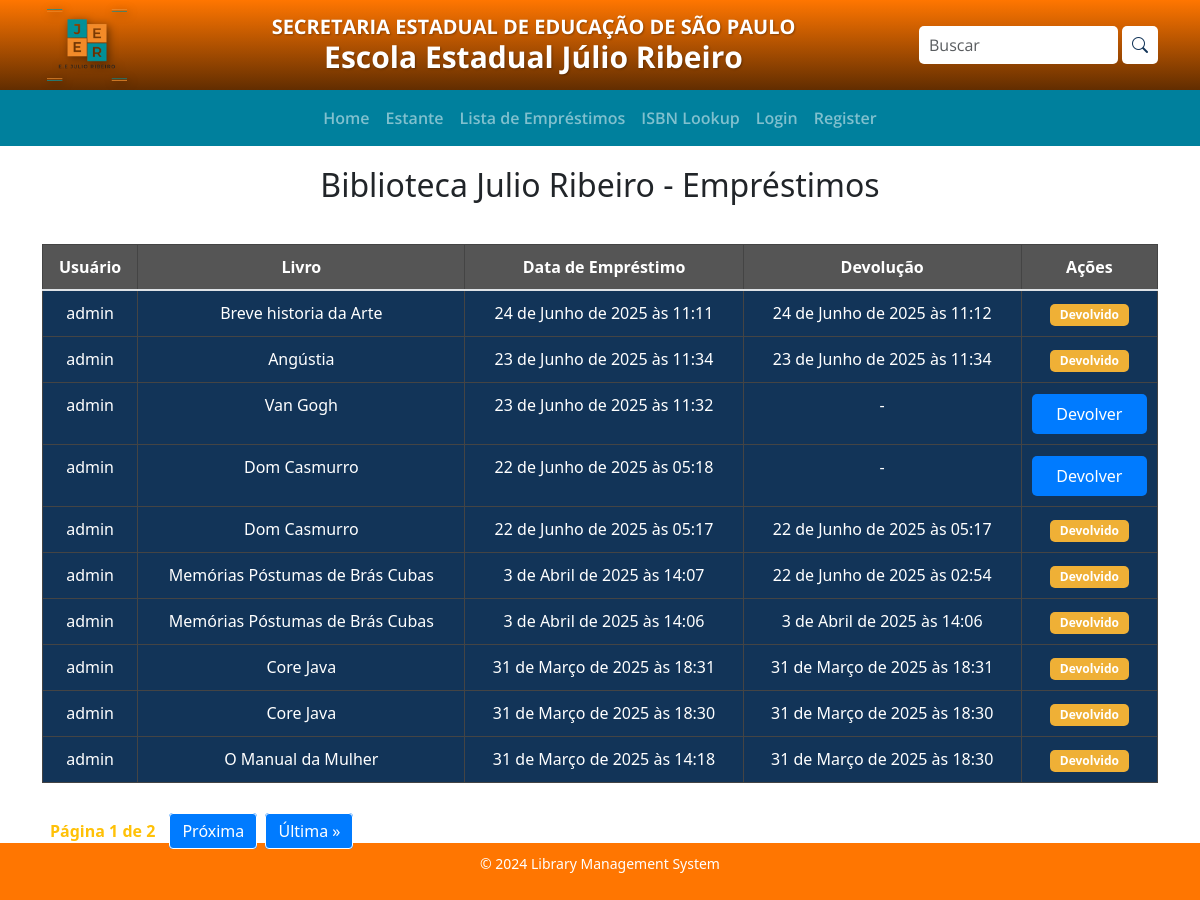
Before: /borrow_list/ (signed in) with the older database file.
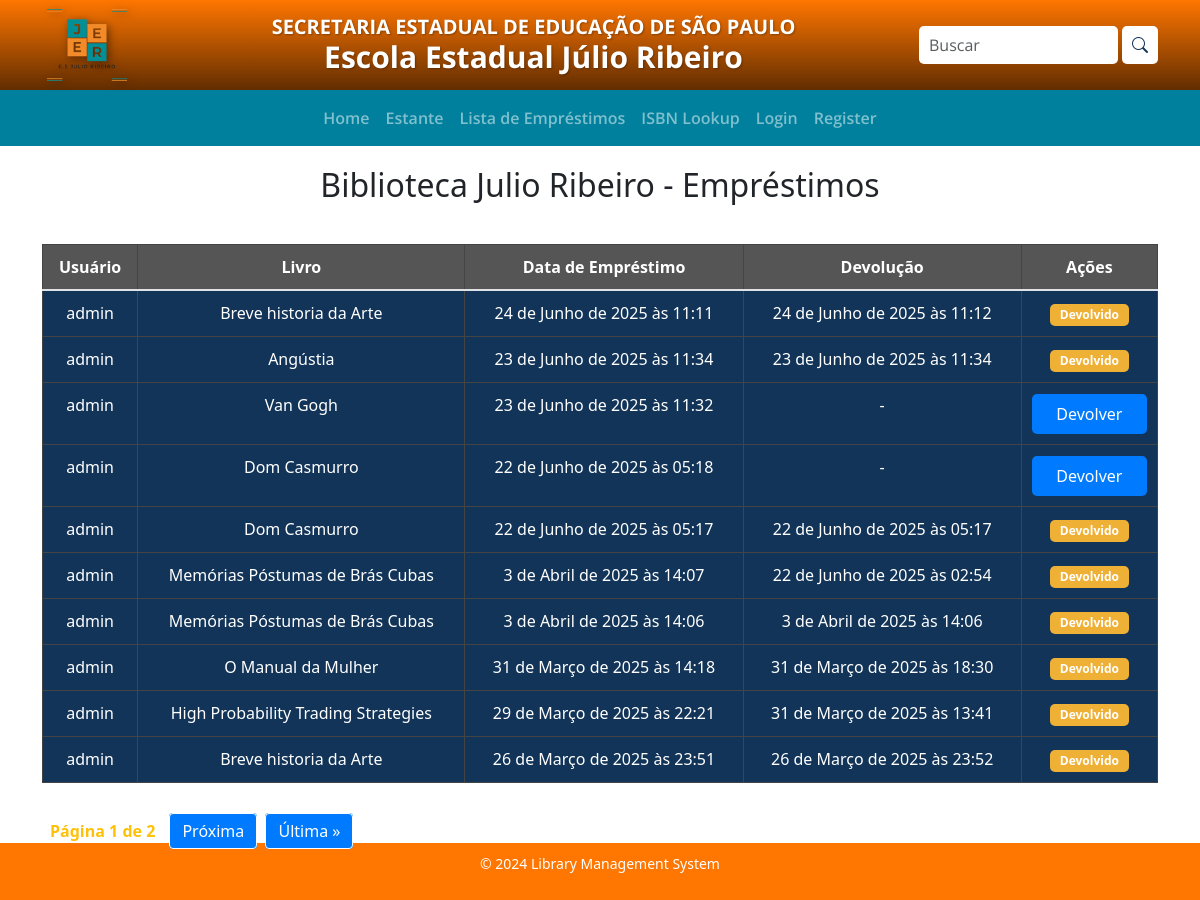
After: the same page with the newer database file.
### library/models.py (models this page shows, shortened)
class Borrow(models.Model):
    book = models.ForeignKey(Book, on_delete=models.CASCADE)
    user = models.ForeignKey(User, on_delete=models.CASCADE)
    borrow_date = models.DateTimeField(auto_now_add=True)
    scheduled_return_date = models.DateTimeField(null=True, blank=True)
    return_date = models.DateTimeField(null=True, blank=True)

class User(AbstractBaseUser, PermissionsMixin):
    ra = models.CharField(max_length=20, unique=True, primary_key=True)
    name = models.CharField(max_length=255)
    email = models.EmailField(unique=True)
    phone = models.CharField(max_length=15)
    is_active = models.BooleanField(default=True)
    is_staff = models.BooleanField(default=False)
    objects = UserManager()
    USERNAME_FIELD = 'ra'
    REQUIRED_FIELDS = ['name', 'email', 'phone']
    def __str__(self):
        return self.name

class Book(models.Model):
    title = models.CharField(max_length=255)
    description = models.TextField(blank=True)
    category = models.ForeignKey(CategoryBook, on_delete=models.CASCADE)
    author = models.ForeignKey(Author, on_delete=models.CASCADE)
    isbn = models.CharField(max_length=13, unique=True)
    copies = models.IntegerField(default=1)
    reserved_by = models.ForeignKey(
        User, null=True, blank=True, on_delete=models.SET_NULL, related_name='reserved_books'
    )
    photo = models.ImageField(
        upload_to='books/', null=True, blank=True)  # Allow image upload
    photo_url = models.URLField(blank=True, null=True)
    publisher = models.ForeignKey(Publisher, on_delete=models.CASCADE)

### library/views.py (the view)
# urls.py: path('borrow_list/', views.borrow_book_list, name='borrow_book_list'),
@login_required
def borrow_book_list(request):
    borrows = Borrow.objects.filter(user=request.user).order_by('-id')
    paginator = Paginator(borrows, 10)  # 10 por página
    page_number = request.GET.get('page')
    borrows = paginator.get_page(page_number)
    return render(request, 'library/borrow_book_list.html', {'borrows': borrows})

### library/templates/library/borrow_book_list.html (shortened to what this page needs)
{% extends "library/base.html" %}
{% load static %}
{% block content %}
<link rel="stylesheet" href="{% static 'borrow_book_list.css' %}" />
<body>
  <div class="titulo">
    <h1>Biblioteca Julio Ribeiro - Empréstimos</h1>
  </div>
  <div class="container mt-4">
    {% if borrows %}
    <div class="table-container">
      <table class="table">
        <thead>
          <tr>
            <th>Usuário</th>
            <th>Livro</th>
            <th>Data de Empréstimo</th>
            <th>Devolução</th>
            <th>Ações</th>
          </tr>
        </thead>
        <tbody>
          {% for borrow in borrows %}
          <tr>
            <td>{{ borrow.user }}</td>
            <td>{{ borrow.book.title }}</td>
            <td>{{ borrow.borrow_date }}</td>
            <td>{{ borrow.return_date|default:"-" }}</td>
            <td>
              {% if not borrow.return_date %}
              <form method="POST" action="{% url 'library:return_book' borrow.pk %}" class="return-form">
                <button type="submit" class="return-btn">Devolver</button>
              </form>
              {% else %}
              <span class="badge">Devolvido</span>
              {% endif %}
            </td>
          </tr>
          {% endfor %}
        </tbody>
      </table>
    </div>
    <div class="pagination">
      <span class="step-links">
        <span class="current">
          Página {{ borrows.number }} de {{ borrows.paginator.num_pages }}
        </span>
        {% if borrows.has_next %}
          <a href="?page={{ borrows.next_page_number }}">Próxima</a>
          <a href="?page={{ borrows.paginator.num_pages }}">Última &raquo;</a>
        {% endif %}
      </span>
    </div>
    {% else %}
    <p class="text-light">Nenhum empréstimo registrado.</p>
    {% endif %}
  </div>
</body>
</html>
{% endblock %}

Changed rows visible on the page:
removed Borrow: user "admin", book "Core Java", borrow_date "31 de Março de 2025 às 18:31", return_date "31 de Março de 2025 às 18:31", shows "Devolvido"
removed Borrow: user "admin", book "Core Java", borrow_date "31 de Março de 2025 às 18:30", return_date "31 de Março de 2025 às 18:30", shows "Devolvido"
now on this page (row unchanged): Borrow: user "admin", book "High Probability Trading Strategies", borrow_date "29 de Março de 2025 às 22:21", return_date "31 de Março de 2025 às 13:41", shows "Devolvido"
now on this page (row unchanged): Borrow: user "admin", book "Breve historia da Arte", borrow_date "26 de Março de 2025 às 23:51", return_date "26 de Março de 2025 às 23:52", shows "Devolvido"
